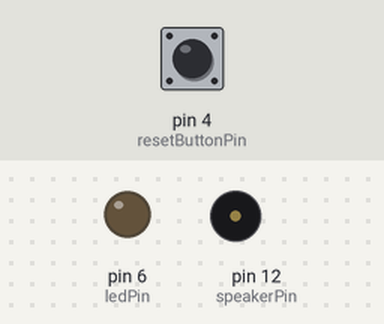
This sketch was run on a simulated Arduino Uno, built with avr-gcc and run on an emulated ATmega328P. Parts: output pins drawn as LEDs (lit = HIGH), buzzer (waves = sounding). Inputs (shaded band) come from the test bench; at power-on: pin 4 (resetButtonPin) HIGH. Pins used as bus, display or sensor lines are not drawn; what the sketch prints to the serial monitor is not drawn.

Above: at 1.2 s.
1.3 s: pin 4 (resetButtonPin) pulled LOW for 0.15 s
Timing chart, 0 to 4.3 s (numbered marks = the images above; inputs shaded):
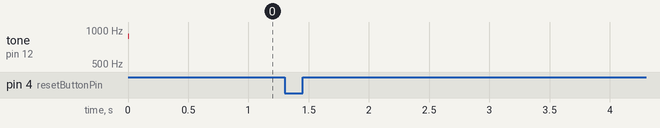

Measured:
- after the input at 1.3 s, every drawn part: stays the same

The sketch:

MuxRFID.ino
```cpp
#include <SoftwareSerial.h>

#define READERNUM 9

//Mux control pins no.
int s0 = 8;
int s1 = 9;
int s2 = 10;
int s3 = 11;

// RFID reset pin no.
const int RFIDResetPin = 5;

// Tag char array (replace whatever the tag you have)
char myTag[13] = "6A008FBD336B";

// variable for input number
int whichReader_pre=9;

// speaker pin no.
const int speakerPin = 12;

// reset button pin
const int resetButtonPin = 4;
int buttonState_pre = 1;

// softwareSerial for RFID readers
SoftwareSerial rfidSerial(2, 3);

// led Mode Pin
const int ledPin = 6;
int button_reading_pre;
int isPressing= 1;

long previousMillis = 0;
long interval = 1000;

void setup(){
  Serial.begin(9600);

  rfidSerial.begin(9600);

  // setting the RFID reset pin
  pinMode(RFIDResetPin, OUTPUT);
  digitalWrite(RFIDResetPin, HIGH);
  // setting Mux board
  pinMode(s0, OUTPUT);
  pinMode(s1, OUTPUT);
  pinMode(s2, OUTPUT);
  pinMode(s3, OUTPUT);

  digitalWrite(s0, LOW);
  digitalWrite(s1, LOW);
  digitalWrite(s2, LOW);
  digitalWrite(s3, LOW);

  // beep test
  tone(speakerPin, 880 ,8);
  pinMode(resetButtonPin,INPUT_PULLUP);
  pinMode(ledPin,OUTPUT);

}

void loop(){
  // check button input
  checkButton();

  // check RFID readers
  for(int i=0;i<READERNUM;i++){
    if(isPressing == 1) checkRFIDReader(i);
  }

}


void checkButton(){
   // getting inverted input 1 = off, 0 = on
   int button_reading = digitalRead(resetButtonPin);
   isPressing = button_reading;

   // Do something with this serial command
    if(button_reading != button_reading_pre && button_reading == 0){

      Serial.print('H');
      Serial.print(",");
      Serial.print(10, DEC);
      Serial.println();

    }
    button_reading_pre = button_reading;
}

void checkRFIDReader(int reader){
   // setting Mux board with channel number
   setMux(reader);
   // reset Reader
   resetReader(reader);
   // can be used for delaying signal input
   // delay(0);

  // wait until getting 14 chars from RFID tags
  if(rfidSerial.available() >= 14){

    //proces at a 2 as it marks the tag begining
    while(rfidSerial.read() != 2);

    //temporal buffer to hold our tag
    char tagString[13];

    //read the serial until we gat a 3, the end of the tag
    int charactersRead = rfidSerial.readBytesUntil(3, tagString, 13);
    //Check if it is a match
    checkTag(tagString,reader);

  }
}

void checkTag(char tag[], int whichReader){

  if(strlen(tag) == 0) return; //empty, no need to contunue

  if(compareTag(tag, myTag)){ // if matched myTag, do this
    // send RFID number to Serial with H header
      Serial.print('H');
      Serial.print(",");
      Serial.print(whichReader, DEC);
      Serial.println();

    if(whichReader_pre != whichReader){

      //generate sound for each input
      tone(speakerPin, 880 ,8);
    }
    whichReader_pre = whichReader;

  }

}

boolean compareTag(char one[], char two[]){

  if(strlen(one) == 0) return false; //empty

  // mismatches
  for(int i = 0; i < 12; i++){
    if(one[i] != two[i]) return false;
  }

  return true; //match
}

// resetReaders
void resetReader(int reader){

  digitalWrite(RFIDResetPin, LOW);
  digitalWrite(RFIDResetPin, HIGH);
  delay(150);

}


// setMux function
void setMux(int channel){
  int controlPin[] = {s0, s1, s2, s3};

  int muxChannel[16][4]={
    {0,0,0,0}, //channel 0
    {1,0,0,0}, //channel 1
    {0,1,0,0}, //channel 2
    {1,1,0,0}, //channel 3
    {0,0,1,0}, //channel 4
    {1,0,1,0}, //channel 5
    {0,1,1,0}, //channel 6
    {1,1,1,0}, //channel 7
    {0,0,0,1}, //channel 8
    {1,0,0,1}, //channel 9
    {0,1,0,1}, //channel 10
    {1,1,0,1}, //channel 11
    {0,0,1,1}, //channel 12
    {1,0,1,1}, //channel 13
    {0,1,1,1}, //channel 14
    {1,1,1,1}  //channel 15
  };

  //loop through the 4 sig
  for(int i = 0; i < 4; i ++){
    digitalWrite(controlPin[i], muxChannel[channel][i]);
  }

}
```
